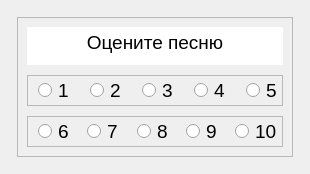
      <widget class="QWidget" name="RattingModeWidget">
       <layout class="QGridLayout" name="gridLayout_18">
        <item row="0" column="0">
         <widget class="QFrame" name="frame_55">
          <property name="frameShape">
           <enum>QFrame::StyledPanel</enum>
          </property>
          <property name="frameShadow">
           <enum>QFrame::Raised</enum>
          </property>
         </widget>
        </item>
        <item row="0" column="1">
         <widget class="QFrame" name="frame_53">
          <property name="frameShape">
           <enum>QFrame::StyledPanel</enum>
          </property>
          <property name="frameShadow">
           <enum>QFrame::Raised</enum>
          </property>
         </widget>
        </item>
        <item row="0" column="2">
         <widget class="QFrame" name="frame_56">
          <property name="frameShape">
           <enum>QFrame::StyledPanel</enum>
          </property>
          <property name="frameShadow">
           <enum>QFrame::Raised</enum>
          </property>
         </widget>
        </item>
        <item row="1" column="0">
         <widget class="QFrame" name="frame_57">
          <property name="frameShape">
           <enum>QFrame::StyledPanel</enum>
          </property>
          <property name="frameShadow">
           <enum>QFrame::Raised</enum>
          </property>
         </widget>
        </item>
        <item row="1" column="1">
         <widget class="QFrame" name="frame_51">
          <property name="maximumSize">
           <size>
            <width>500</width>
            <height>500</height>
           </size>
          </property>
          <property name="frameShape">
           <enum>QFrame::StyledPanel</enum>
          </property>
          <property name="frameShadow">
           <enum>QFrame::Raised</enum>
          </property>
          <layout class="QGridLayout" name="gridLayout_11">
           <item row="0" column="0">
            <layout class="QVBoxLayout" name="verticalLayout_5">
             <property name="spacing">
              <number>10</number>
             </property>
             <item>
              <widget class="QTextBrowser" name="textBrowser_8">
               <property name="sizePolicy">
                <sizepolicy hsizetype="Preferred" vsizetype="Fixed">
                 <horstretch>0</horstretch>
                 <verstretch>0</verstretch>
                </sizepolicy>
               </property>
               <property name="maximumSize">
                <size>
                 <width>500</width>
                 <height>38</height>
                </size>
               </property>
               <property name="font">
                <font>
                 <family>Arial</family>
                 <pointsize>14</pointsize>
                 <weight>50</weight>
                 <italic>false</italic>
                 <bold>false</bold>
                </font>
               </property>
               <property name="styleSheet">
                <string notr="true">border: None;</string>
               </property>
               <property name="html">
                <string>&lt;!DOCTYPE HTML PUBLIC &quot;-//W3C//DTD HTML 4.0//EN&quot; &quot;http://www.w3.org/TR/REC-html40/strict.dtd&quot;&gt;
&lt;html&gt;&lt;head&gt;&lt;meta name=&quot;qrichtext&quot; content=&quot;1&quot; /&gt;&lt;style type=&quot;text/css&quot;&gt;
p, li { white-space: pre-wrap; }
&lt;/style&gt;&lt;/head&gt;&lt;body style=&quot; font-family:'Arial'; font-size:14pt; font-weight:400; font-style:normal;&quot;&gt;
&lt;p align=&quot;center&quot; style=&quot; margin-top:0px; margin-bottom:0px; margin-left:0px; margin-right:0px; -qt-block-indent:0; text-indent:0px;&quot;&gt;&lt;span style=&quot; font-family:'MS Shell Dlg 2';&quot;&gt;Оцените песню&lt;/span&gt;&lt;/p&gt;&lt;/body&gt;&lt;/html&gt;</string>
               </property>
              </widget>
             </item>
             <item>
              <widget class="QFrame" name="rattingFrame_1_5">
               <property name="maximumSize">
                <size>
                 <width>500</width>
                 <height>50</height>
                </size>
               </property>
               <property name="frameShape">
                <enum>QFrame::StyledPanel</enum>
               </property>
               <property name="frameShadow">
                <enum>QFrame::Raised</enum>
               </property>
               <layout class="QGridLayout" name="gridLayout_23">
                <property name="leftMargin">
                 <number>0</number>
                </property>
                <property name="topMargin">
                 <number>0</number>
                </property>
                <property name="rightMargin">
                 <number>0</number>
                </property>
                <property name="bottomMargin">
                 <number>0</number>
                </property>
                <property name="spacing">
                 <number>0</number>
                </property>
                <item row="0" column="0">
                 <layout class="QHBoxLayout" name="horizontalLayout_1_5" stretch="1,1,1,1,0">
                  <property name="leftMargin">
                   <number>10</number>
                  </property>
                  <property name="bottomMargin">
                   <number>0</number>
                  </property>
                  <item>
                   <widget class="QRadioButton" name="rattingRadioButton_1">
                    <property name="font">
                     <font>
                      <family>Arial</family>
                      <pointsize>14</pointsize>
                      <weight>50</weight>
                      <italic>false</italic>
                      <bold>false</bold>
                     </font>
                    </property>
                    <property name="text">
                     <string>1</string>
                    </property>
                   </widget>
                  </item>
                  <item>
                   <widget class="QRadioButton" name="rattingRadioButton_2">
                    <property name="font">
                     <font>
                      <family>Arial</family>
                      <pointsize>14</pointsize>
                      <weight>50</weight>
                      <italic>false</italic>
                      <bold>false</bold>
                     </font>
                    </property>
                    <property name="text">
                     <string>2</string>
                    </property>
                   </widget>
                  </item>
                  <item>
                   <widget class="QRadioButton" name="rattingRadioButton_3">
                    <property name="font">
                     <font>
                      <family>Arial</family>
                      <pointsize>14</pointsize>
                      <weight>50</weight>
                      <italic>false</italic>
                      <bold>false</bold>
                     </font>
                    </property>
                    <property name="text">
                     <string>3</string>
                    </property>
                   </widget>
                  </item>
                  <item>
                   <widget class="QRadioButton" name="rattingRadioButton_4">
                    <property name="font">
                     <font>
                      <family>Arial</family>
                      <pointsize>14</pointsize>
                      <weight>50</weight>
                      <italic>false</italic>
                      <bold>false</bold>
                     </font>
                    </property>
                    <property name="text">
                     <string>4</string>
                    </property>
                   </widget>
                  </item>
                  <item>
                   <widget class="QRadioButton" name="rattingRadioButton_5">
                    <property name="font">
                     <font>
                      <family>Arial</family>
                      <pointsize>14</pointsize>
                      <weight>50</weight>
                      <italic>false</italic>
                      <bold>false</bold>
                     </font>
                    </property>
                    <property name="text">
                     <string>5</string>
                    </property>
                   </widget>
                  </item>
                 </layout>
                </item>
               </layout>
              </widget>
             </item>
             <item>
              <widget class="QFrame" name="rattingFrame_6_10">
               <property name="maximumSize">
                <size>
                 <width>500</width>
                 <height>50</height>
                </size>
               </property>
               <property name="frameShape">
                <enum>QFrame::StyledPanel</enum>
               </property>
               <property name="frameShadow">
                <enum>QFrame::Raised</enum>
               </property>
               <layout class="QGridLayout" name="gridLayout_9">
                <property name="leftMargin">
                 <number>0</number>
                </property>
                <property name="topMargin">
                 <number>0</number>
                </property>
                <property name="rightMargin">
                 <number>0</number>
                </property>
                <property name="bottomMargin">
                 <number>0</number>
                </property>
                <property name="spacing">
                 <number>0</number>
                </property>
                <item row="0" column="0">
                 <layout class="QHBoxLayout" name="horizontalLayout_6_10" stretch="1,1,1,1,0">
                  <property name="leftMargin">
                   <number>10</number>
                  </property>
                  <item>
                   <widget class="QRadioButton" name="rattingRadioButton_6">
                    <property name="font">
                     <font>
                      <family>Arial</family>
                      <pointsize>14</pointsize>
                      <weight>50</weight>
                      <italic>false</italic>
                      <bold>false</bold>
                     </font>
                    </property>
                    <property name="text">
                     <string>6</string>
                    </property>
                   </widget>
                  </item>
                  <item>
                   <widget class="QRadioButton" name="rattingRadioButton_7">
                    <property name="font">
                     <font>
                      <family>Arial</family>
                      <pointsize>14</pointsize>
                      <weight>50</weight>
                      <italic>false</italic>
                      <bold>false</bold>
                     </font>
                    </property>
                    <property name="text">
                     <string>7</string>
                    </property>
                   </widget>
                  </item>
                  <item>
                   <widget class="QRadioButton" name="rattingRadioButton_8">
                    <property name="font">
                     <font>
                      <family>Arial</family>
                      <pointsize>14</pointsize>
                      <weight>50</weight>
                      <italic>false</italic>
                      <bold>false</bold>
                     </font>
                    </property>
                    <property name="text">
                     <string>8</string>
                    </property>
                   </widget>
                  </item>
                  <item>
                   <widget class="QRadioButton" name="rattingRadioButton_9">
                    <property name="font">
                     <font>
                      <family>Arial</family>
                      <pointsize>14</pointsize>
                      <weight>50</weight>
                      <italic>false</italic>
                      <bold>false</bold>
                     </font>
                    </property>
                    <property name="text">
                     <string>9</string>
                    </property>
                   </widget>
                  </item>
                  <item>
                   <widget class="QRadioButton" name="rattingRadioButton_10">
                    <property name="font">
                     <font>
                      <family>Arial</family>
                      <pointsize>14</pointsize>
                      <weight>50</weight>
                      <italic>false</italic>
                      <bold>false</bold>
                     </font>
                    </property>
                    <property name="text">
                     <string>10</string>
                    </property>
                   </widget>
                  </item>
                 </layout>
                </item>
               </layout>
              </widget>
             </item>
            </layout>
           </item>
          </layout>
         </widget>
        </item>
        <item row="1" column="2">
         <widget class="QFrame" name="frame_58">
          <property name="frameShape">
           <enum>QFrame::StyledPanel</enum>
          </property>
          <property name="frameShadow">
           <enum>QFrame::Raised</enum>
          </property>
         </widget>
        </item>
        <item row="2" column="0">
         <widget class="QFrame" name="frame_54">
          <property name="frameShape">
           <enum>QFrame::StyledPanel</enum>
          </property>
          <property name="frameShadow">
           <enum>QFrame::Raised</enum>
          </property>
         </widget>
        </item>
        <item row="2" column="1">
         <widget class="QFrame" name="frame_50">
          <property name="frameShape">
           <enum>QFrame::StyledPanel</enum>
          </property>
          <property name="frameShadow">
           <enum>QFrame::Raised</enum>
          </property>
         </widget>
        </item>
        <item row="2" column="2">
         <widget class="QFrame" name="frame_52">
          <property name="frameShape">
           <enum>QFrame::StyledPanel</enum>
          </property>
          <property name="frameShadow">
           <enum>QFrame::Raised</enum>
          </property>
         </widget>
        </item>
       </layout>
      </widget>
